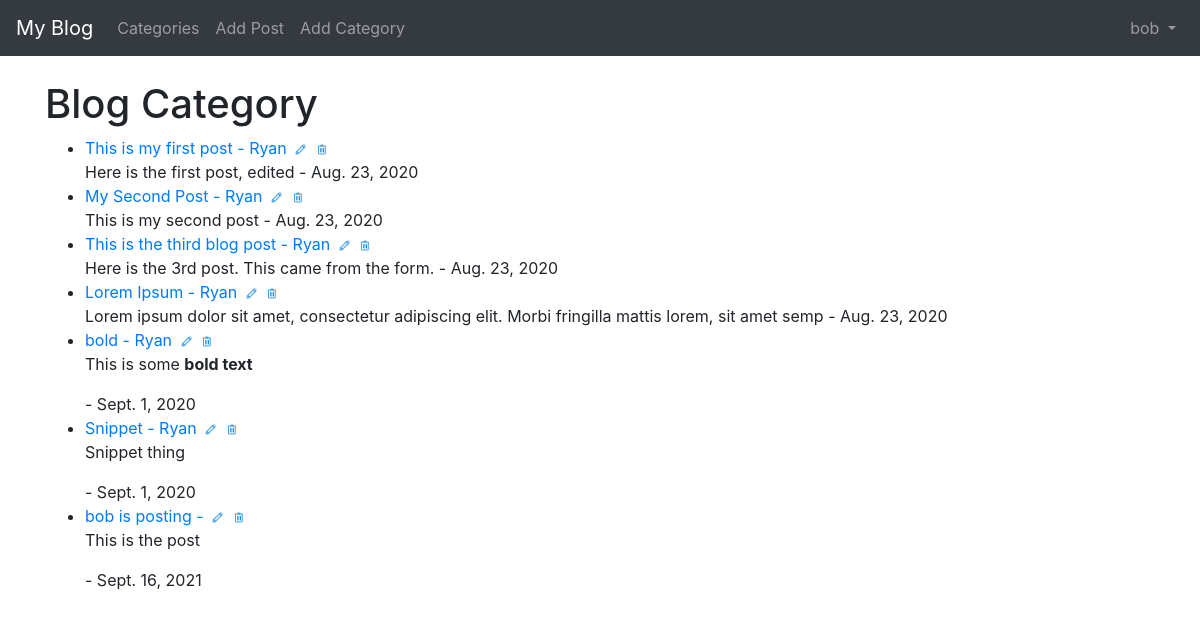
The page /category/blog/ (signed in) on the database its author committed.
### theblog/models.py (models this page shows, shortened)
class Post(models.Model):
    title = models.CharField(max_length=255)
    header_image = models.ImageField(null=True, blank=True, upload_to='images/')
    title_tag = models.CharField(max_length=255, default='The Blog - ')
    author = models.ForeignKey(User, on_delete=models.CASCADE)
    body = RichTextField(blank=True, null=True)
    post_date = models.DateField(auto_now_add=True)
    category = models.CharField(max_length=255, default='uncategorized')
    snippet = models.CharField(max_length=255)
    likes = models.ManyToManyField(User, related_name='blog_post')
    dislikes = models.ManyToManyField(User, related_name='blog_post_dislike')

### theblog/views.py (the view)
# urls.py: path('category/<str:cats>/', CategoryView, name='category'),
def CategoryView(request, cats):
    category_posts = Post.objects.filter(category=cats.title().replace('-', ' '))
    return render(request, 'categories.html', {'cats': cats.title().replace('-', ' '),
                                               'category_posts': category_posts})

### theblog/templates/categories.html
{% extends 'base.html' %}
{% load static %}
{% block content %}
    {% if category_posts %}
<h1>{{ cats }} Category</h1>
    <ul>
    {% for post in category_posts %}
        <li><a href="{% url 'article-detail' post.pk %}">{{ post.title }} - {{ post.author.first_name }}</a>
            {% if user.is_authenticated %}
                <a href="{% url 'update_post' post.pk %}"><img src="{% static 'img/edit_32px.png' %}" alt="" class="edit"></a>
                <a href="{% url 'delete_post' post.pk %}"><img src="{% static 'img/trash_32px.png' %}" alt="" class="edit"></a>
            {% endif %}<br>
        {{ post.body|slice:':100'|safe }} - {{ post.post_date }}</li>
    {% endfor %}
    </ul>
    {% else %}
        <h2>This topic does not exist</h2>
    {% endif %}
{% endblock %}

### theblog/templates/base.html (shortened to what this page needs)
{% load static %}
<!doctype html>
<html lang="en">
  <head>
    <link rel="stylesheet" href="https://stackpath.bootstrapcdn.com/bootstrap/4.5.2/css/bootstrap.min.css">
      <link rel="stylesheet" href="{% static 'css\styles.css' %}">
  </head>
  <body>
  <nav class="navbar navbar-expand-lg navbar-dark bg-dark">
  <a class="navbar-brand" href="{% url 'home' %}">My Blog</a>
  <div class="collapse navbar-collapse" id="navbarSupportedContent">
    <ul class="navbar-nav mr-auto">
    {% if cat_menu %}
    <li class="nav-item dropdown">
        <a class="nav-link dropdown-toggle" href="#" id="navbarDropdown" role="button" data-toggle="dropdown" aria-haspopup="true" aria-expanded="false">
          Categories
        </a>
        <div class="dropdown-menu" aria-labelledby="navbarDropdown">
        {% for item in cat_menu %}
            <a class="dropdown-item" href="{% url 'category' item|slugify %}">{{ item }}</a>
        {% endfor %}
        </div>
      </li>
        {% else %}
        <li class="nav-item">
            <a href="{% url 'category-list' %}" class="nav-link">Categories</a>
        </li>
      {% endif %}
        {% if user.is_authenticated %}
      <li class="nav-item">
        <a class="nav-link" href="{% url 'add_post' %}">Add Post</a>
      </li>
      <li class="nav-item">
        <a class="nav-link" href="{% url 'add_category' %}">Add Category</a>
      </li>
        {% endif %}
    </ul>
  {% if user.is_authenticated %}
    <ul class="navbar-nav ml-auto">
        <li class="nav-item dropdown">
        <a class="nav-link dropdown-toggle" href="#" id="navbarDropdown" role="button" data-toggle="dropdown" aria-haspopup="true" aria-expanded="false">
            {{ user.username }}
        </a>
      </li>
    </ul>
  {% endif %}
  </div>
</nav>
  <br>
  <div class="container">
    {% block content %}
    {% endblock %}
</div>
  </body>
</html>

### static/css/styles.css (style rules this page uses)
.edit { height: 13px; padding-left: 3px; }

### rows shown on the page
Post: title "This is my first post", author.first_name "Ryan", body "Here is the first post, edited", post_date "Aug. 23, 2020"
Post: title "My Second Post", author.first_name "Ryan", body "This is my second post", post_date "Aug. 23, 2020"
Post: title "This is the third blog post", author.first_name "Ryan", body "Here is the 3rd post. This came from the form.", post_date "Aug. 23, 2020"
Post: title "Lorem Ipsum", author.first_name "Ryan", body "Lorem ipsum dolor sit amet, consectetur adipiscing elit. Morbi fringilla mattis lorem, sit amet semp", post_date "Aug. 23, 2020"
Post: title "bold", author.first_name "Ryan", body "This is some bold text", post_date "Sept. 1, 2020"
Post: title "Snippet", author.first_name "Ryan", body "Snippet thing", post_date "Sept. 1, 2020"
Post: title "bob is posting", body "This is the post", post_date "Sept. 16, 2021"

### other values the page prints
{{ user.username }} "bob"
{{ cats }} "Blog"
